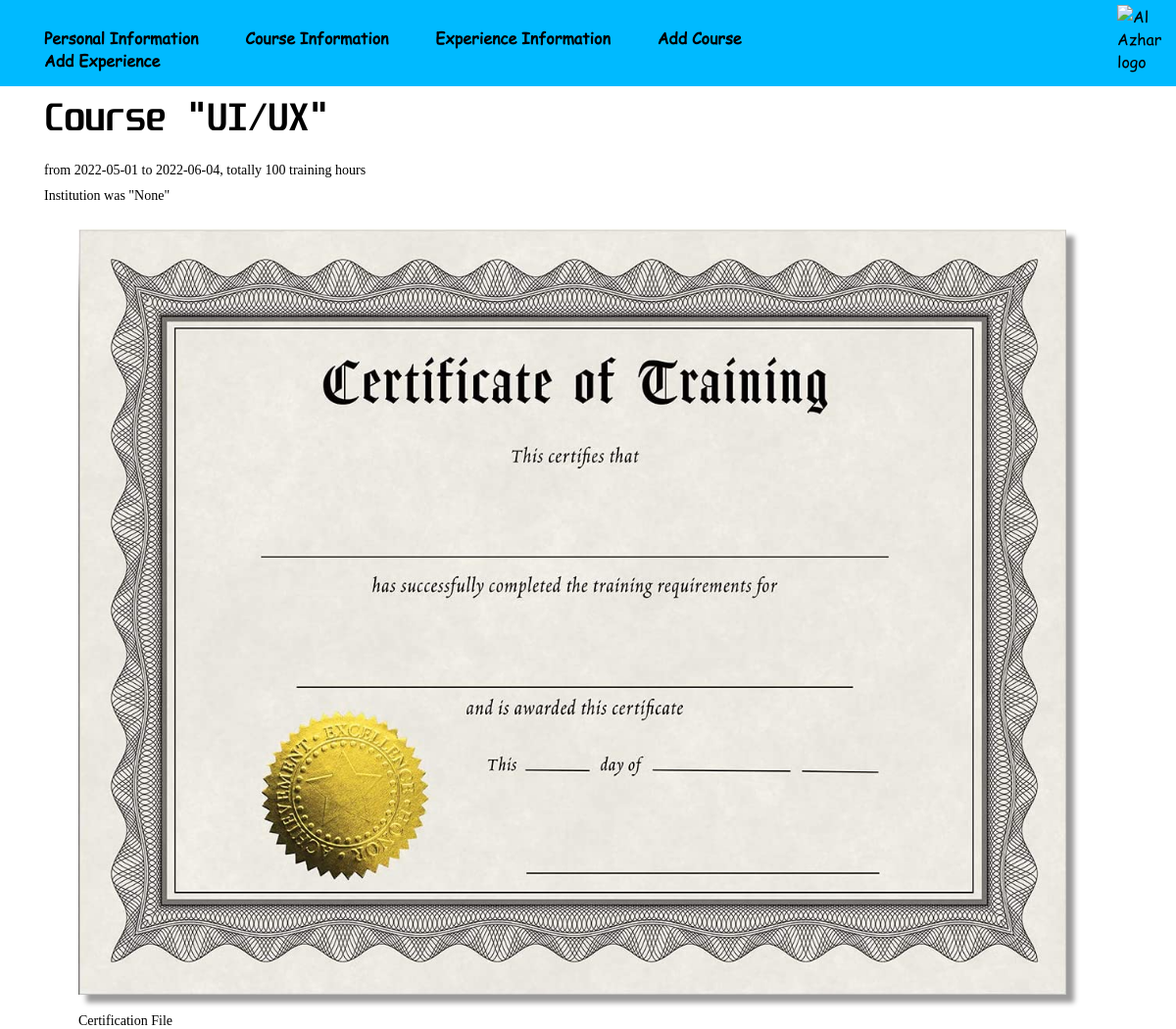
Page /PHP/Course_View.php?id=22 on the committed database.
### tables this page shows
CREATE TABLE `courses` (
  `id` int(11) NOT NULL,
  `courseName` varchar(100) NOT NULL,
  `numberOfHours` int(4) NOT NULL,
  `startDate` date NOT NULL,
  `endDate` date NOT NULL,
  `institution` varchar(255) NOT NULL,
  `attachment` varchar(4) NOT NULL,
  `url` text NOT NULL,
  `imgUrl` text NOT NULL,
  `notes` text NOT NULL
);

### PHP/Course_View.php (the view, shortened to what this page needs)
<?php
$connCV = mysqli_connect('localhost','root','root','cvwebsite');
if(isset($_REQUEST["id"])){
$id = $_REQUEST["id"];
$sqlSelectCV = 'SELECT * FROM courses WHERE id ='.$id;
$resultCV = mysqli_query($connCV,$sqlSelectCV);
$coursesV = mysqli_fetch_all($resultCV,MYSQLI_ASSOC);
}
?>
<!DOCTYPE html>
<html lang="en">
<head>
    <link rel="stylesheet" href="../CSS/MyStyle.css">
</head>
<body>
    <div class="header">
        <div class="navbar">
            <div class="nav">
                <div class="list">
                    <li class="list-item "><a href="Home.php" class="link-nav">personal information</a></li>
                    <li class="list-item "><a href="ViewCourses.php" class="link-nav">course information</a></li>
                    <li class="list-item "><a href="ViewExperience.php" class="link-nav">experience information</a></li>
                    <li class="list-item "><a href="AddCourse.php" class="link-nav">add course</a></li>
                    <li class="list-item "><a href="AddExperience.php" class="link-nav">add experience</a></li>
                </div>
            </div>
            <div class="logo">
                <img src="../Images/azharLogo.png" alt="Al Azhar logo" id="alazharLogo" />
            </div>
        </div>
        <div class="header-content">
            <div class="header-content-item">
                <?php foreach($coursesV as $courseV): ?>
                <h1 id="home-heading">
                    Course "<span class="courseNameView"><?php echo htmlspecialchars($courseV['courseName']); ?></span>"
                </h1>
                <p class="courseDalyDetalies">
                    from<span class="startDateView">
                        <?php echo htmlspecialchars($courseV['startDate']); ?></span>
                    to <span class="endDateView"> <?php echo htmlspecialchars($courseV['endDate']); ?></span>,
                    totally <span
                        class="totalHoursView"><?php echo htmlspecialchars($courseV['numberOfHours']); ?></span>
                    training hours
                </p>
                <p class="institutionInformation">
                    Institution was "<span
                        class="institutionNameView"><?php echo htmlspecialchars($courseV['institution']); ?></span>"
                </p>
                <figure>
                    <?php if(mysqli_num_rows($resultCV)>0) :?>
                    <img src="../Images/<?=$courseV['imgUrl']?>" alt="Certification image" class="certificationImg" />
                    <?php  endif;?>
                    <figcaption class="figureCaption">Certification File</figcaption>
                </figure>
            </div>
            <?php endforeach; ?>
        </div>
    </div>
</body>
</html>

### CSS/MyStyle.css (style rules this page uses)
* { margin: 0px; padding: 0px; box-sizing: border-box; }
body { font-family: Tahoma; }
.navbar { position: fixed; width: 100%; overflow: hidden; font-family: "Comic Sans MS"; background-color: #00BAFF; }
.nav { float: left; width: 70%; text-align: left; margin: 27px 0px 15px 45px; }
.nav .list { list-style-type: none; }
.list .list-item { display: inline-block; }
.list .link-nav { text-decoration: none; text-transform: capitalize; margin-right: 43px; font-weight: bold; color: black; }
.logo { float: right; width: 60px; padding-top: 5px; }
#alazharLogo { height: 60px; }
.header-content { height: 100vh; }
.header-content-item { text-align: left; padding-top: 85px; }
#home-heading { margin-left: 45px; margin-bottom: 20px; font-family: Unispace; font-size: 34px; }
.header-content-item { padding-top: 100px; }
.header-content-item p { padding: 5px 0px 5px 45px; font-size: 14px; }
figure { padding-left: 80px; padding-top: 20px; }
.certificationImg { width: 90%; height: 70%; box-shadow: 8px 8px 5px #9c9b9b; margin-bottom: 15px; }
.figureCaption { font-size: 14px; }

### rows in the picture
courses: courseName "UI/UX", startDate "2022-05-01", endDate "2022-06-04", numberOfHours "100", institution "None", imgUrl (picture)
